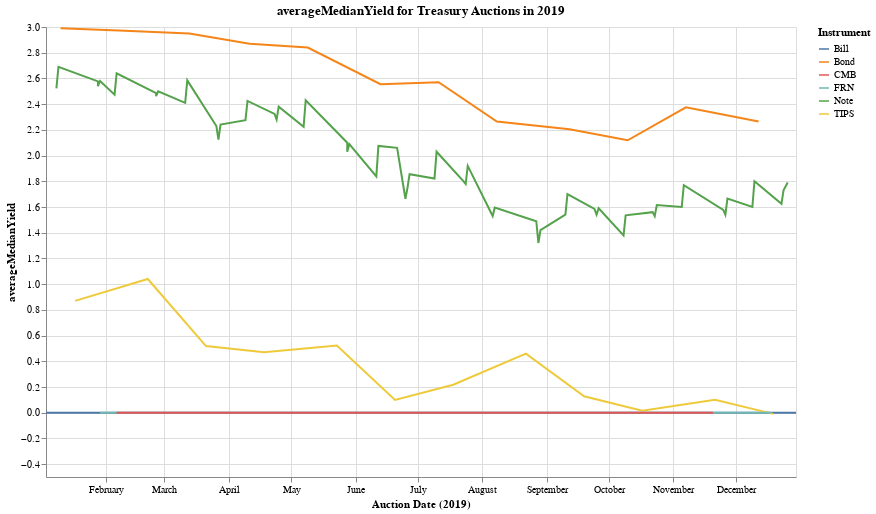

The cell this chart's notebook holds for it:
### Code cell
doChart(2019, metric='averageMedianYield')

### Figure 1 — Vega-Lite specification as saved in the notebook (floating-point values rounded to 4 significant figures; data arrays with more than 128 entries replaced by an {"elided": "..."} marker saying what was removed)
{"config": {"view": {"continuousWidth": 400, "continuousHeight": 300}}, "data": {"name": "data-1ffeb76149a987e1776525917fb90f6c"}, "mark": "line", "background": "white", "encoding": {"color": {"type": "nominal", "field": "type", "title": "Instrument"}, "x": {"type": "temporal", "axis": {"title": "Auction Date (2019)"}, "field": "auctionDate"}, "y": {"type": "quantitative", "field": "averageMedianYield"}}, "height": 450, "title": "averageMedianYield for Treasury Auctions in 2019", "width": 750, "$schema": "https://vega.github.io/schema/vega-lite/v4.0.2.json", "datasets": {"data-1ffeb76149a987e1776525917fb90f6c": {"elided": "325 records"}}}
